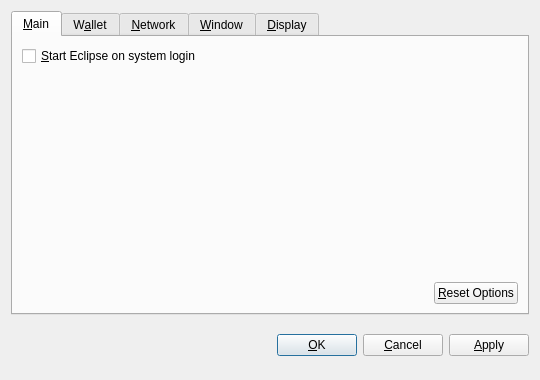
<?xml version="1.0" encoding="UTF-8"?>
<ui version="4.0">
 <class>OptionsDialog</class>
 <widget class="QDialog" name="OptionsDialog">
  <property name="geometry">
   <rect>
    <x>0</x>
    <y>0</y>
    <width>540</width>
    <height>380</height>
   </rect>
  </property>
  <property name="windowTitle">
   <string>Options</string>
  </property>
  <property name="modal">
   <bool>true</bool>
  </property>
  <layout class="QVBoxLayout" name="verticalLayout">
   <item>
    <widget class="QTabWidget" name="tabWidget">
     <property name="tabPosition">
      <enum>QTabWidget::North</enum>
     </property>
     <property name="currentIndex">
      <number>0</number>
     </property>
     <widget class="QWidget" name="tabMain">
      <attribute name="title">
       <string>&amp;Main</string>
      </attribute>
      <layout class="QVBoxLayout" name="verticalLayout_Main">
       <item>
        <widget class="QCheckBox" name="bitcoinAtStartup">
         <property name="toolTip">
          <string>Automatically start Eclipse after logging in to the system.</string>
         </property>
         <property name="text">
          <string>&amp;Start Eclipse on system login</string>
         </property>
        </widget>
       </item>
       <item>
        <spacer name="verticalSpacer_Main">
         <property name="orientation">
          <enum>Qt::Vertical</enum>
         </property>
         <property name="sizeHint" stdset="0">
          <size>
           <width>20</width>
           <height>40</height>
          </size>
         </property>
        </spacer>
       </item>
       <item>
        <layout class="QHBoxLayout" name="horizontalLayout_2_Main">
         <item>
          <spacer name="horizontalSpacer_2_Main">
           <property name="orientation">
            <enum>Qt::Horizontal</enum>
           </property>
           <property name="sizeHint" stdset="0">
            <size>
             <width>40</width>
             <height>20</height>
            </size>
           </property>
          </spacer>
         </item>
         <item>
          <widget class="QPushButton" name="resetButton">
           <property name="toolTip">
            <string>Reset all client options to default.</string>
           </property>
           <property name="text">
            <string>&amp;Reset Options</string>
           </property>
           <property name="autoDefault">
            <bool>false</bool>
           </property>
          </widget>
         </item>
        </layout>
       </item>
      </layout>
     </widget>
     <widget class="QWidget" name="tabWallet">
      <attribute name="title">
       <string>W&amp;allet</string>
      </attribute>
      <layout class="QVBoxLayout" name="verticalLayout_Network">
       <item>
        <widget class="QLabel" name="transactionFeeInfoLabel">
         <property name="text">
          <string>Optional transaction fee per kB that helps make sure your transactions are processed quickly. Most transactions are 1 kB.</string>
         </property>
         <property name="textFormat">
          <enum>Qt::PlainText</enum>
         </property>
         <property name="wordWrap">
          <bool>true</bool>
         </property>
        </widget>
       </item>
       <item>
        <layout class="QHBoxLayout" name="horizontalLayout_1_Main">
         <item>
          <widget class="QLabel" name="transactionFeeLabel">
           <property name="text">
            <string>Pay transaction &amp;fee</string>
           </property>
           <property name="textFormat">
            <enum>Qt::PlainText</enum>
           </property>
           <property name="buddy">
            <cstring>transactionFee</cstring>
           </property>
          </widget>
         </item>
         <item>
          <widget class="BitcoinAmountField" name="transactionFee"/>
         </item>
         <item>
          <spacer name="horizontalSpacer_1_Main">
           <property name="orientation">
            <enum>Qt::Horizontal</enum>
           </property>
           <property name="sizeHint" stdset="0">
            <size>
             <width>40</width>
             <height>20</height>
            </size>
           </property>
          </spacer>
         </item>
        </layout>
       </item>
       <item>
        <widget class="QLabel" name="label">
         <property name="text">
          <string>If you disable the spending of unconfirmed change, the change from a transaction cannot be used until that transaction has at least one confirmation. This also affects how your balance is computed.</string>
         </property>
         <property name="wordWrap">
          <bool>true</bool>
         </property>
        </widget>
       </item>
       <item>
        <widget class="QCheckBox" name="spendZeroConfChange">
         <property name="text">
          <string>Spend unconfirmed change  (experts only)</string>
         </property>
        </widget>
       </item>
       <item>
        <spacer name="verticalSpacer">
         <property name="orientation">
          <enum>Qt::Vertical</enum>
         </property>
         <property name="sizeHint" stdset="0">
          <size>
           <width>20</width>
           <height>40</height>
          </size>
         </property>
        </spacer>
       </item>
      </layout>
     </widget>
     <widget class="QWidget" name="tabNetwork">
      <attribute name="title">
       <string>&amp;Network</string>
      </attribute>
      <layout class="QVBoxLayout" name="verticalLayout_Network">
       <item>
        <widget class="QCheckBox" name="mapPortUpnp">
         <property name="toolTip">
          <string>Automatically open the Eclipse client port on the router. This only works when your router supports UPnP and it is enabled.</string>
         </property>
         <property name="text">
          <string>Map port using &amp;UPnP</string>
         </property>
        </widget>
       </item>
       <item>
        <widget class="QCheckBox" name="connectSocks">
         <property name="toolTip">
          <string>Connect to the Eclipse network through a SOCKS proxy (e.g. when connecting through Tor).</string>
         </property>
         <property name="text">
          <string>&amp;Connect through SOCKS proxy:</string>
         </property>
        </widget>
       </item>
       <item>
        <layout class="QHBoxLayout" name="horizontalLayout_Network">
         <item>
          <widget class="QLabel" name="proxyIpLabel">
           <property name="text">
            <string>Proxy &amp;IP:</string>
           </property>
           <property name="textFormat">
            <enum>Qt::PlainText</enum>
           </property>
           <property name="buddy">
            <cstring>proxyIp</cstring>
           </property>
          </widget>
         </item>
         <item>
          <widget class="QValidatedLineEdit" name="proxyIp">
           <property name="maximumSize">
            <size>
             <width>140</width>
             <height>16777215</height>
            </size>
           </property>
           <property name="toolTip">
            <string>IP address of the proxy (e.g. 127.0.0.1)</string>
           </property>
          </widget>
         </item>
         <item>
          <widget class="QLabel" name="proxyPortLabel">
           <property name="text">
            <string>&amp;Port:</string>
           </property>
           <property name="textFormat">
            <enum>Qt::PlainText</enum>
           </property>
           <property name="buddy">
            <cstring>proxyPort</cstring>
           </property>
          </widget>
         </item>
         <item>
          <widget class="QLineEdit" name="proxyPort">
           <property name="maximumSize">
            <size>
             <width>55</width>
             <height>16777215</height>
            </size>
           </property>
           <property name="toolTip">
            <string>Port of the proxy (e.g. 9050)</string>
           </property>
          </widget>
         </item>
         <item>
          <widget class="QLabel" name="socksVersionLabel">
           <property name="text">
            <string>SOCKS &amp;Version:</string>
           </property>
           <property name="textFormat">
            <enum>Qt::PlainText</enum>
           </property>
           <property name="buddy">
            <cstring>socksVersion</cstring>
           </property>
          </widget>
         </item>
         <item>
          <widget class="QValueComboBox" name="socksVersion">
           <property name="toolTip">
            <string>SOCKS version of the proxy (e.g. 5)</string>
           </property>
          </widget>
         </item>
         <item>
          <spacer name="horizontalSpacer_Network">
           <property name="orientation">
            <enum>Qt::Horizontal</enum>
           </property>
           <property name="sizeHint" stdset="0">
            <size>
             <width>40</width>
             <height>20</height>
            </size>
           </property>
          </spacer>
         </item>
        </layout>
       </item>
       <item>
        <spacer name="verticalSpacer_Network">
         <property name="orientation">
          <enum>Qt::Vertical</enum>
         </property>
         <property name="sizeHint" stdset="0">
          <size>
           <width>20</width>
           <height>40</height>
          </size>
         </property>
        </spacer>
       </item>
      </layout>
     </widget>
     <widget class="QWidget" name="tabWindow">
      <attribute name="title">
       <string>&amp;Window</string>
      </attribute>
      <layout class="QVBoxLayout" name="verticalLayout_Window">
       <item>
        <widget class="QCheckBox" name="minimizeToTray">
         <property name="toolTip">
          <string>Show only a tray icon after minimizing the window.</string>
         </property>
         <property name="text">
          <string>&amp;Minimize to the tray instead of the taskbar</string>
         </property>
        </widget>
       </item>
       <item>
        <widget class="QCheckBox" name="minimizeOnClose">
         <property name="toolTip">
          <string>Minimize instead of exit the application when the window is closed. When this option is enabled, the application will be closed only after selecting Quit in the menu.</string>
         </property>
         <property name="text">
          <string>M&amp;inimize on close</string>
         </property>
        </widget>
       </item>
       <item>
        <spacer name="verticalSpacer_Window">
         <property name="orientation">
          <enum>Qt::Vertical</enum>
         </property>
         <property name="sizeHint" stdset="0">
          <size>
           <width>20</width>
           <height>40</height>
          </size>
         </property>
        </spacer>
       </item>
      </layout>
     </widget>
     <widget class="QWidget" name="tabDisplay">
      <attribute name="title">
       <string>&amp;Display</string>
      </attribute>
      <layout class="QVBoxLayout" name="verticalLayout_Display">
       <item>
        <layout class="QHBoxLayout" name="horizontalLayout_1_Display">
         <item>
          <widget class="QLabel" name="langLabel">
           <property name="text">
            <string>User Interface &amp;language:</string>
           </property>
           <property name="textFormat">
            <enum>Qt::PlainText</enum>
           </property>
           <property name="buddy">
            <cstring>lang</cstring>
           </property>
          </widget>
         </item>
         <item>
          <widget class="QValueComboBox" name="lang">
           <property name="toolTip">
            <string>The user interface language can be set here. This setting will take effect after restarting Eclipse.</string>
           </property>
          </widget>
         </item>
        </layout>
       </item>
       <item>
        <layout class="QHBoxLayout" name="horizontalLayout_2_Display">
         <item>
          <widget class="QLabel" name="unitLabel">
           <property name="text">
            <string>&amp;Unit to show amounts in:</string>
           </property>
           <property name="textFormat">
            <enum>Qt::PlainText</enum>
           </property>
           <property name="buddy">
            <cstring>unit</cstring>
           </property>
          </widget>
         </item>
         <item>
          <widget class="QValueComboBox" name="unit">
           <property name="toolTip">
            <string>Choose the default subdivision unit to show in the interface and when sending coins.</string>
           </property>
          </widget>
         </item>
        </layout>
       </item>
       <item>
        <widget class="QCheckBox" name="displayAddresses">
         <property name="toolTip">
          <string>Whether to show Eclipse addresses in the transaction list or not.</string>
         </property>
         <property name="text">
          <string>&amp;Display addresses in transaction list</string>
         </property>
        </widget>
       </item>
       <item>
        <widget class="QCheckBox" name="coinControlFeatures">
         <property name="toolTip">
          <string>Whether to show coin control features or not.</string>
         </property>
         <property name="text">
          <string>Display coin &amp;control features (experts only!)</string>
         </property>
        </widget>
       </item>
       <item>
        <spacer name="verticalSpacer_Display">
         <property name="orientation">
          <enum>Qt::Vertical</enum>
         </property>
         <property name="sizeHint" stdset="0">
          <size>
           <width>20</width>
           <height>40</height>
          </size>
         </property>
        </spacer>
       </item>
      </layout>
     </widget>
    </widget>
   </item>
   <item>
    <layout class="QHBoxLayout" name="horizontalLayout_Buttons">
     <item>
      <spacer name="horizontalSpacer_1">
       <property name="orientation">
        <enum>Qt::Horizontal</enum>
       </property>
       <property name="sizeHint" stdset="0">
        <size>
         <width>40</width>
         <height>48</height>
        </size>
       </property>
      </spacer>
     </item>
     <item>
      <widget class="QLabel" name="statusLabel">
       <property name="font">
        <font>
         <weight>75</weight>
         <bold>true</bold>
        </font>
       </property>
       <property name="text">
        <string/>
       </property>
       <property name="textFormat">
        <enum>Qt::PlainText</enum>
       </property>
       <property name="wordWrap">
        <bool>true</bool>
       </property>
      </widget>
     </item>
     <item>
      <spacer name="horizontalSpacer_2">
       <property name="orientation">
        <enum>Qt::Horizontal</enum>
       </property>
       <property name="sizeHint" stdset="0">
        <size>
         <width>40</width>
         <height>48</height>
        </size>
       </property>
      </spacer>
     </item>
     <item>
      <widget class="QPushButton" name="okButton">
       <property name="text">
        <string>&amp;OK</string>
       </property>
      </widget>
     </item>
     <item>
      <widget class="QPushButton" name="cancelButton">
       <property name="text">
        <string>&amp;Cancel</string>
       </property>
       <property name="autoDefault">
        <bool>false</bool>
       </property>
      </widget>
     </item>
     <item>
      <widget class="QPushButton" name="applyButton">
       <property name="text">
        <string>&amp;Apply</string>
       </property>
       <property name="autoDefault">
        <bool>false</bool>
       </property>
      </widget>
     </item>
    </layout>
   </item>
  </layout>
 </widget>
 <customwidgets>
  <customwidget>
   <class>BitcoinAmountField</class>
   <extends>QSpinBox</extends>
   <header>bitcoinamountfield.h</header>
  </customwidget>
  <customwidget>
   <class>QValueComboBox</class>
   <extends>QComboBox</extends>
   <header>qvaluecombobox.h</header>
  </customwidget>
  <customwidget>
   <class>QValidatedLineEdit</class>
   <extends>QLineEdit</extends>
   <header>qvalidatedlineedit.h</header>
  </customwidget>
 </customwidgets>
 <resources/>
 <connections/>
</ui>
